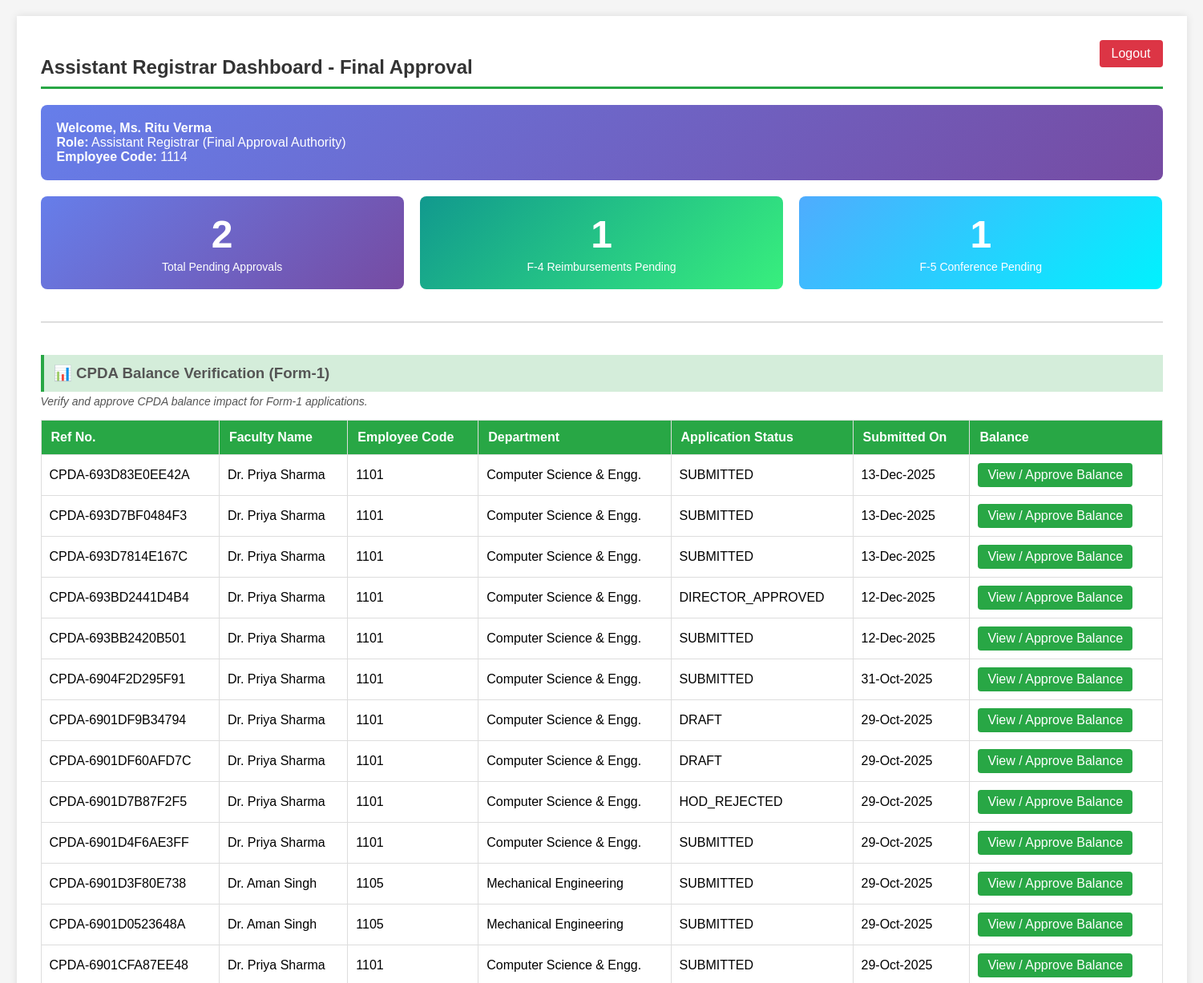
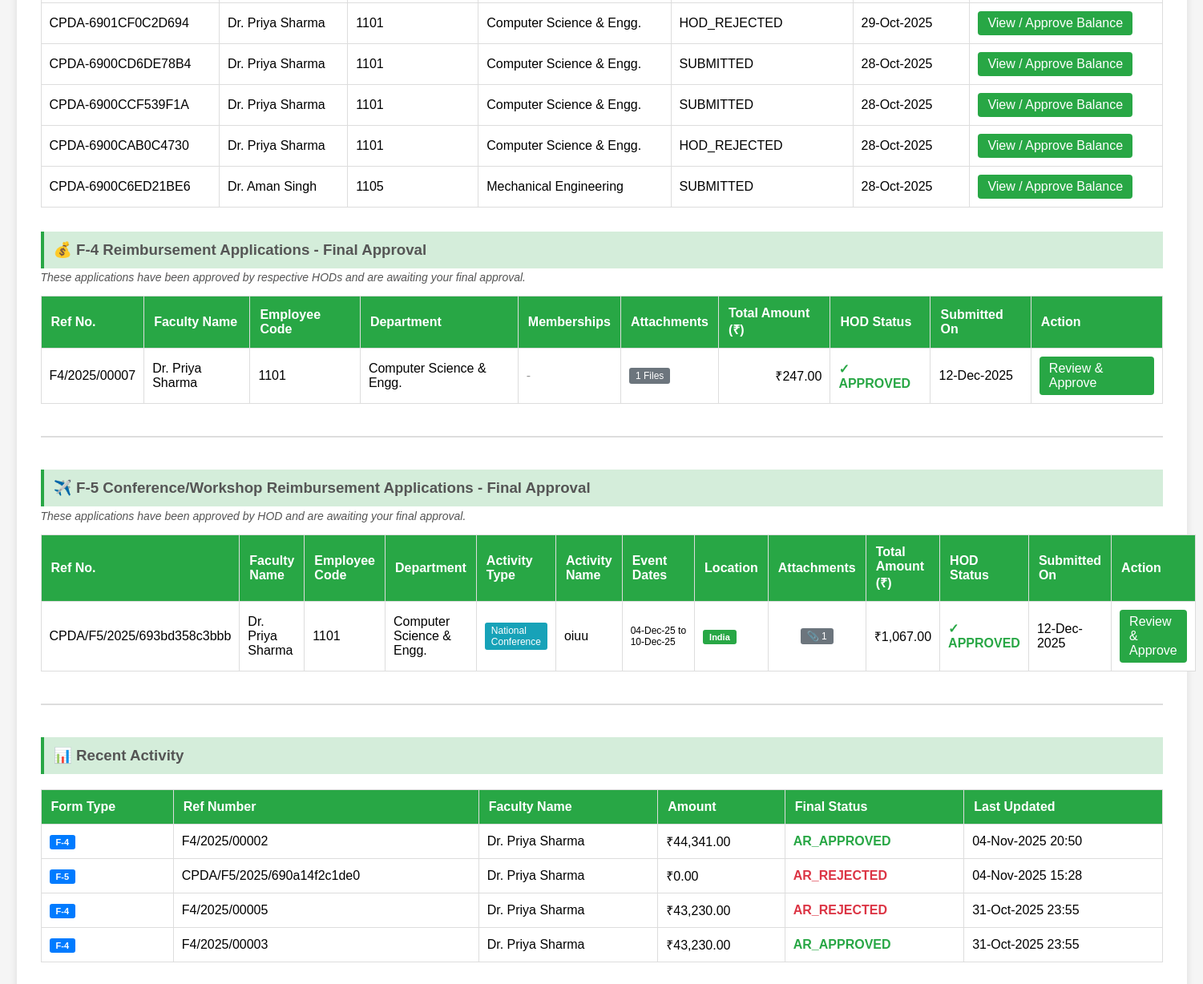
Screenshot of /views/accounts_ar_dashboard.php (signed in) with the database file from the repository (2 pictures, top to bottom).
### tables this page shows
CREATE TABLE `cpda_applications` (
  `application_id` int(11) NOT NULL,
  `ref_number` varchar(100) DEFAULT NULL,
  `dated` date DEFAULT NULL,
  `employee_code` varchar(50) NOT NULL,
  `faculty_name` varchar(200) NOT NULL,
  `email` varchar(100) DEFAULT NULL,
  `mobile_number` varchar(15) DEFAULT NULL,
  `designation` varchar(100) DEFAULT NULL,
  `department` varchar(100) DEFAULT NULL,
  `pay_level` varchar(50) DEFAULT NULL,
  `date_of_joining` date DEFAULT NULL,
  `purpose_of_purchase` text DEFAULT NULL,
  `technical_specification` text DEFAULT NULL,
  `source_of_information` text DEFAULT NULL,
  `remarks` text DEFAULT NULL,
  `applicant_signature_date` datetime DEFAULT NULL,
  `status` enum('DRAFT','SUBMITTED','HOD_APPROVED','HOD_REJECTED','ACCOUNTS_APPROVED','ACCOUNTS_REJECTED','DFW_APPROVED','DFW_REJECTED','DIRECTOR_APPROVED','DIRECTOR_REJECTED','COMPLETED') DEFAULT 'DRAFT',
  `pda_block_start_year` int(11) DEFAULT NULL,
  `pda_block_end_year` int(11) DEFAULT NULL,
  `created_at` timestamp NOT NULL DEFAULT current_timestamp(),
  `updated_at` timestamp NOT NULL DEFAULT current_timestamp() ON UPDATE current_timestamp(),
  `current_stage` enum('HOD_REVIEW','DA_REVIEW','ASS_REVIEW','DFW_REVIEW','DIRECTOR_REVIEW','COMPLETED') DEFAULT NULL
);

CREATE TABLE `f4_reimbursement_applications` (
  `application_id` int(11) NOT NULL,
  `ref_number` varchar(50) NOT NULL,
  `employee_code` int(11) NOT NULL,
  `faculty_name` varchar(255) NOT NULL,
  `designation_hag` tinyint(1) DEFAULT 0,
  `designation_professor` tinyint(1) DEFAULT 0,
  `designation_associate_professor` tinyint(1) DEFAULT 0,
  `designation_assistant_professor` tinyint(1) DEFAULT 0,
  `pay_level` varchar(20) NOT NULL,
  `department` varchar(255) NOT NULL,
  `total_amount` decimal(10,2) DEFAULT 0.00,
  `expense_books` decimal(10,2) DEFAULT 0.00,
  `expense_stationary` decimal(10,2) DEFAULT 0.00,
  `expense_patent` decimal(10,2) DEFAULT 0.00,
  `expense_computer_consumables` decimal(10,2) DEFAULT 0.00,
  `expense_consumables` decimal(10,2) DEFAULT 0.00,
  `expense_synthesis_analysis` decimal(10,2) DEFAULT 0.00,
  `remarks` text DEFAULT NULL,
  `application_status` enum('DRAFT','SUBMITTED','UNDER_REVIEW','HOD_APPROVED','HOD_REJECTED','AR_APPROVED','AR_REJECTED') DEFAULT 'DRAFT',
  `submission_date` datetime DEFAULT NULL,
  `last_updated` datetime DEFAULT current_timestamp() ON UPDATE current_timestamp(),
  `hod_approval_status` enum('PENDING','APPROVED','REJECTED') DEFAULT 'PENDING',
  `hod_approval_date` datetime DEFAULT NULL,
  `hod_remarks` text DEFAULT NULL,
  `hod_approved_by` varchar(50) DEFAULT NULL,
  `ar_approval_status` enum('PENDING','APPROVED','REJECTED') DEFAULT 'PENDING',
  `ar_approval_date` datetime DEFAULT NULL,
  `ar_remarks` text DEFAULT NULL,
  `ar_approved_by` varchar(50) DEFAULT NULL,
  `sanctioned_amount` decimal(10,2) DEFAULT NULL,
  `disbursement_status` enum('PENDING','PARTIAL','COMPLETED') DEFAULT 'PENDING',
  `disbursed_amount` decimal(10,2) DEFAULT 0.00,
  `disbursement_date` datetime DEFAULT NULL,
  `created_at` timestamp NOT NULL DEFAULT current_timestamp(),
  `updated_at` timestamp NOT NULL DEFAULT current_timestamp() ON UPDATE current_timestamp()
);

CREATE TABLE `f5_conference_reimbursements` (
  `application_id` int(11) NOT NULL,
  `ref_number` varchar(100) DEFAULT NULL,
  `employee_code` int(11) NOT NULL,
  `faculty_name` varchar(200) NOT NULL,
  `designation` varchar(100) NOT NULL,
  `pay_level` varchar(10) NOT NULL,
  `department` varchar(200) NOT NULL,
  `activity_nature` enum('International Conference','National Conference','Workshop','Short Term Course','Seminar','Symposium') NOT NULL,
  `activity_name` varchar(500) NOT NULL,
  `activity_start_date` date NOT NULL,
  `activity_end_date` date NOT NULL,
  `activity_venue` varchar(300) NOT NULL,
  `location_type` enum('India','Abroad') NOT NULL,
  `expense_registration` decimal(10,2) DEFAULT 0.00,
  `expense_visa` decimal(10,2) DEFAULT 0.00,
  `expense_insurance` decimal(10,2) DEFAULT 0.00,
  `expense_air_fare` decimal(10,2) DEFAULT 0.00,
  `expense_local_travel` decimal(10,2) DEFAULT 0.00,
  `expense_da_per_diem` decimal(10,2) DEFAULT 0.00,
  `expense_boarding_lodging` decimal(10,2) DEFAULT 0.00,
  `expense_other` decimal(10,2) DEFAULT 0.00,
  `expense_other_description` text DEFAULT NULL,
  `total_amount` decimal(10,2) NOT NULL,
  `remarks` text DEFAULT NULL,
  `status` enum('PENDING','HOD_APPROVED','HOD_REJECTED','ACCOUNTS_APPROVED','ACCOUNTS_REJECTED','COMPLETED') DEFAULT 'PENDING',
  `hod_status` enum('PENDING','APPROVED','REJECTED') DEFAULT 'PENDING',
  `hod_approved_by` varchar(50) DEFAULT NULL,
  `hod_approved_at` datetime DEFAULT NULL,
  `hod_comments` text DEFAULT NULL,
  `accounts_status` enum('PENDING','APPROVED','REJECTED') DEFAULT 'PENDING',
  `accounts_approved_by` varchar(50) DEFAULT NULL,
  `accounts_approved_at` datetime DEFAULT NULL,
  `accounts_comments` text DEFAULT NULL,
  `created_at` timestamp NOT NULL DEFAULT current_timestamp(),
  `updated_at` timestamp NOT NULL DEFAULT current_timestamp() ON UPDATE current_timestamp()
);

### views/accounts_ar_dashboard.php (the view, shortened to what the rows shown need)
<?php
include_once '../config/db.php';
$sql_f4 = "SELECT
            a.application_id,
            a.ref_number,
            a.employee_code,
            a.faculty_name,
            a.department,
            a.total_amount,
            a.submission_date,
            a.application_status,
            a.hod_approval_status,
            a.hod_remarks,
            a.hod_approved_by,
            (SELECT COUNT(*) FROM f4_professional_memberships WHERE application_id = a.application_id) as membership_count,
            (SELECT COUNT(*) FROM f4_reimbursement_attachments WHERE application_id = a.application_id) as attachment_count
        FROM f4_reimbursement_applications a
        WHERE a.application_status = 'HOD_APPROVED'
          AND a.hod_approval_status = 'APPROVED'
        ORDER BY a.submission_date ASC";
$result_f4 = $conn->query($sql_f4);
$sql_f5 = "SELECT
            f.application_id,
            f.ref_number,
            f.employee_code,
            f.faculty_name,
            f.department,
            f.activity_nature,
            f.activity_name,
            f.activity_start_date,
            f.activity_end_date,
            f.location_type,
            f.total_amount,
            f.created_at,
            f.hod_status,
            f.hod_approved_by,
            f.hod_approved_at,
            f.hod_comments,
            (SELECT COUNT(*) FROM f5_attachments WHERE reimbursement_id = f.application_id) as attachment_count
        FROM f5_conference_reimbursements f
        WHERE f.hod_status = 'APPROVED'
          AND f.accounts_status = 'PENDING'
        ORDER BY f.created_at ASC";
$result_f5 = $conn->query($sql_f5);
$sql_f1_balance = "
    SELECT
        application_id,
        ref_number,
        employee_code,
        faculty_name,
        department,
        status,
        created_at
    FROM cpda_applications
    ORDER BY created_at DESC
";
$result_f1_balance = $conn->query($sql_f1_balance);
?>
<!DOCTYPE html>
<html lang="en">
<head>
</head>
<body>
<div class="container">
    <h2>Assistant Registrar Dashboard - Final Approval</h2>
<table>
    <thead>
        <tr>
            <th>Ref No.</th>
            <th>Faculty Name</th>
            <th>Employee Code</th>
            <th>Department</th>
            <th>Application Status</th>
            <th>Submitted On</th>
            <th>Balance</th>
        </tr>
    </thead>
    <tbody>
        <?php if ($result_f1_balance && $result_f1_balance->num_rows > 0): ?>
            <?php while ($row = $result_f1_balance->fetch_assoc()): ?>
                <tr>
                    <td><?= htmlspecialchars($row['ref_number']); ?></td>
                    <td><?= htmlspecialchars($row['faculty_name']); ?></td>
                    <td><?= htmlspecialchars($row['employee_code']); ?></td>
                    <td><?= htmlspecialchars($row['department']); ?></td>
                    <td><?= htmlspecialchars($row['status']); ?></td>
                    <td><?= date('d-M-Y', strtotime($row['created_at'])); ?></td>
                    <td>
                        <a
                            href="balance_view.php?form_type=F1&form_id=<?= (int)$row['application_id']; ?>"
                            class="btn-view">
                            View / Approve Balance
                        </a>
                    </td>
                </tr>
            <?php endwhile; ?>
        <?php endif; ?>
    </tbody>
</table>
    <table>
        <thead>
            <tr>
                <th>Ref No.</th>
                <th>Faculty Name</th>
                <th>Employee Code</th>
                <th>Department</th>
                <th>Memberships</th>
                <th>Attachments</th>
                <th>Total Amount (₹)</th>
                <th>HOD Status</th>
                <th>Submitted On</th>
                <th>Action</th>
            </tr>
        </thead>
        <tbody>
            <?php if ($result_f4->num_rows > 0): ?>
                <?php while ($row = $result_f4->fetch_assoc()): ?>
                    <tr>
                        <td><?= htmlspecialchars($row['ref_number']); ?></td>
                        <td><?= htmlspecialchars($row['faculty_name']); ?></td>
                        <td><?= htmlspecialchars($row['employee_code']); ?></td>
                        <td><?= htmlspecialchars($row['department']); ?></td>
                        <td>
                            <?php if ($row['membership_count'] > 0): ?>
                                <span class="badge"><?= $row['membership_count']; ?> Membership(s)</span>
                            <?php else: ?>
                                <span style="color: #999;">-</span>
                            <?php endif; ?>
                        </td>
                        <td>
                            <?php if ($row['attachment_count'] > 0): ?>
                                <span class="badge" style="background: #6c757d;"><?= $row['attachment_count']; ?> Files</span>
                            <?php else: ?>
                                <span style="color: #999;">-</span>
                            <?php endif; ?>
                        </td>
                        <td style="text-align: right;">₹<?= number_format($row['total_amount'], 2); ?></td>
                        <td class="status-approved">✓ <?= htmlspecialchars($row['hod_approval_status']); ?></td>
                        <td><?= date('d-M-Y', strtotime($row['submission_date'])); ?></td>
                        <td>
                            <a href="ar_view_application.php?application_id=<?= $row['application_id']; ?>&type=f4" class="btn-view">Review & Approve</a>
                        </td>
                    </tr>
                <?php endwhile; ?>
            <?php else: ?>
                <tr>
                    <td colspan="10" class="no-data">No F-4 reimbursement applications pending final approval at this time.</td>
                </tr>
            <?php endif; ?>
        </tbody>
    </table>
    <table>
        <thead>
            <tr>
                <th>Ref No.</th>
                <th>Faculty Name</th>
                <th>Employee Code</th>
                <th>Department</th>
                <th>Activity Type</th>
                <th>Activity Name</th>
                <th>Event Dates</th>
                <th>Location</th>
                <th>Attachments</th>
                <th>Total Amount (₹)</th>
                <th>HOD Status</th>
                <th>Submitted On</th>
                <th>Action</th>
            </tr>
        </thead>
        <tbody>
            <?php if ($result_f5->num_rows > 0): ?>
                <?php while ($row = $result_f5->fetch_assoc()): ?>
                    <tr>
                        <td><?= htmlspecialchars($row['ref_number']); ?></td>
                        <td><?= htmlspecialchars($row['faculty_name']); ?></td>
                        <td><?= htmlspecialchars($row['employee_code']); ?></td>
                        <td><?= htmlspecialchars($row['department']); ?></td>
                        <td>
                            <span class="badge"><?= htmlspecialchars($row['activity_nature']); ?></span>
                        </td>
                        <td><?= htmlspecialchars(substr($row['activity_name'], 0, 35)); ?>
                        </td>
                        <td style="white-space: nowrap; font-size: 12px;">
                            <?= date('d-M-y', strtotime($row['activity_start_date'])); ?> to<br>
                            <?= date('d-M-y', strtotime($row['activity_end_date'])); ?>
                        </td>
                        <td>
                            <span class="badge-location badge-<?= strtolower($row['location_type']); ?>">
                                <?= htmlspecialchars($row['location_type']); ?>
                            </span>
                        </td>
                        <td style="text-align: center;">
                            <?php if ($row['attachment_count'] > 0): ?>
                                <span class="badge" style="background: #6c757d;">📎 <?= $row['attachment_count']; ?></span>
                            <?php else: ?>
                                <span style="color: #999;">-</span>
                            <?php endif; ?>
                        </td>
                        <td style="text-align: right;">₹<?= number_format($row['total_amount'], 2); ?></td>
                        <td class="status-approved">
                            ✓ <?= htmlspecialchars($row['hod_status']); ?>
                        </td>
                        <td><?= date('d-M-Y', strtotime($row['created_at'])); ?></td>
                        <td>
                            <a href="ar_view_application.php?application_id=<?= $row['application_id']; ?>&type=f5" class="btn-view">Review & Approve</a>
                        </td>
                    </tr>
                <?php endwhile; ?>
            <?php else: ?>
                <tr>
                    <td colspan="13" class="no-data">No F-5 conference reimbursement applications pending final approval at this time.</td>
                </tr>
            <?php endif; ?>
        </tbody>
    </table>
    <table>
        <thead>
            <tr>
                <th>Form Type</th>
                <th>Ref Number</th>
                <th>Faculty Name</th>
                <th>Amount</th>
                <th>Final Status</th>
                <th>Last Updated</th>
            </tr>
        </thead>
    </table>
</div>
</body>
</html>

### rows the page displays
cpda_applications: ref_number "CPDA-693D83E0EE42A", faculty_name "Dr. Priya Sharma", employee_code "1101", department "Computer Science & Engg.", status "SUBMITTED", created_at "13-Dec-2025"
cpda_applications: ref_number "CPDA-693D7BF0484F3", faculty_name "Dr. Priya Sharma", employee_code "1101", department "Computer Science & Engg.", status "SUBMITTED", created_at "13-Dec-2025"
cpda_applications: ref_number "CPDA-693D7814E167C", faculty_name "Dr. Priya Sharma", employee_code "1101", department "Computer Science & Engg.", status "SUBMITTED", created_at "13-Dec-2025"
cpda_applications: ref_number "CPDA-693BD2441D4B4", faculty_name "Dr. Priya Sharma", employee_code "1101", department "Computer Science & Engg.", status "DIRECTOR_APPROVED", created_at "12-Dec-2025"
cpda_applications: ref_number "CPDA-693BB2420B501", faculty_name "Dr. Priya Sharma", employee_code "1101", department "Computer Science & Engg.", status "SUBMITTED", created_at "12-Dec-2025"
cpda_applications: ref_number "CPDA-6904F2D295F91", faculty_name "Dr. Priya Sharma", employee_code "1101", department "Computer Science & Engg.", status "SUBMITTED", created_at "31-Oct-2025"
cpda_applications: ref_number "CPDA-6901DF9B34794", faculty_name "Dr. Priya Sharma", employee_code "1101", department "Computer Science & Engg.", status "DRAFT", created_at "29-Oct-2025"
cpda_applications: ref_number "CPDA-6901DF60AFD7C", faculty_name "Dr. Priya Sharma", employee_code "1101", department "Computer Science & Engg.", status "DRAFT", created_at "29-Oct-2025"
cpda_applications: ref_number "CPDA-6901D7B87F2F5", faculty_name "Dr. Priya Sharma", employee_code "1101", department "Computer Science & Engg.", status "HOD_REJECTED", created_at "29-Oct-2025"
cpda_applications: ref_number "CPDA-6901D4F6AE3FF", faculty_name "Dr. Priya Sharma", employee_code "1101", department "Computer Science & Engg.", status "SUBMITTED", created_at "29-Oct-2025"
cpda_applications: ref_number "CPDA-6901D3F80E738", faculty_name "Dr. Aman Singh", employee_code "1105", department "Mechanical Engineering", status "SUBMITTED", created_at "29-Oct-2025"
cpda_applications: ref_number "CPDA-6901D0523648A", faculty_name "Dr. Aman Singh", employee_code "1105", department "Mechanical Engineering", status "SUBMITTED", created_at "29-Oct-2025"
cpda_applications: ref_number "CPDA-6901CFA87EE48", faculty_name "Dr. Priya Sharma", employee_code "1101", department "Computer Science & Engg.", status "SUBMITTED", created_at "29-Oct-2025"
cpda_applications: ref_number "CPDA-6901CF0C2D694", faculty_name "Dr. Priya Sharma", employee_code "1101", department "Computer Science & Engg.", status "HOD_REJECTED", created_at "29-Oct-2025"
cpda_applications: ref_number "CPDA-6900CD6DE78B4", faculty_name "Dr. Priya Sharma", employee_code "1101", department "Computer Science & Engg.", status "SUBMITTED", created_at "28-Oct-2025"
cpda_applications: ref_number "CPDA-6900CCF539F1A", faculty_name "Dr. Priya Sharma", employee_code "1101", department "Computer Science & Engg.", status "SUBMITTED", created_at "28-Oct-2025"
cpda_applications: ref_number "CPDA-6900CAB0C4730", faculty_name "Dr. Priya Sharma", employee_code "1101", department "Computer Science & Engg.", status "HOD_REJECTED", created_at "28-Oct-2025"
cpda_applications: ref_number "CPDA-6900C6ED21BE6", faculty_name "Dr. Aman Singh", employee_code "1105", department "Mechanical Engineering", status "SUBMITTED", created_at "28-Oct-2025"
f4_reimbursement_applications: ref_number "F4/2025/00007", faculty_name "Dr. Priya Sharma", employee_code "1101", department "Computer Science & Engg.", attachment_count "1", total_amount "247.00", hod_approval_status "APPROVED", submission_date "12-Dec-2025"
f5_conference_reimbursements: ref_number "CPDA/F5/2025/693bd358c3bbb", faculty_name "Dr. Priya Sharma", employee_code "1101", department "Computer Science & Engg.", activity_nature "National Conference", activity_name "oiuu", activity_start_date "04-Dec-25", activity_end_date "10-Dec-25", location_type "India", attachment_count "1", total_amount "1,067.00", hod_status "APPROVED", created_at "12-Dec-2025"

### other values shown
$_SESSION['name'] "Ms. Ritu Verma"
$_SESSION['employee_code'] "1114"
$total_pending "2"
$total_f4_pending "1"
$total_f5_pending "1"
$row['form_type'] "F-4"
$row['ref_number'] "F4/2025/00002"
$row['faculty_name'] "Dr. Priya Sharma"
$row['total_amount'] "44,341.00"
$row['status'] "AR_APPROVED"
date('d-M-Y H:i', strtotime($row['last_updated'])) "04-Nov-2025 20:50"
$row['form_type'] "F-5"
$row['ref_number'] "CPDA/F5/2025/690a14f2c1de0"
$row['total_amount'] "0.00"
$row['status'] "AR_REJECTED"
